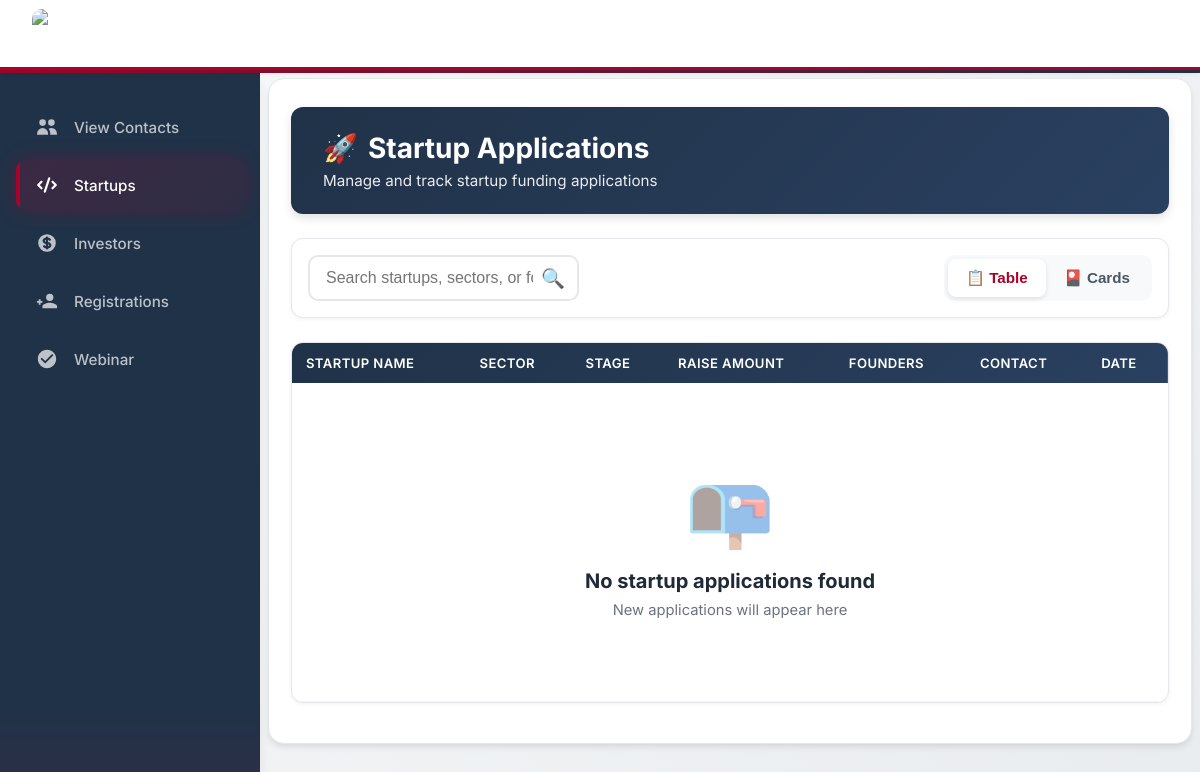
Before: /startup_list with the older database file.
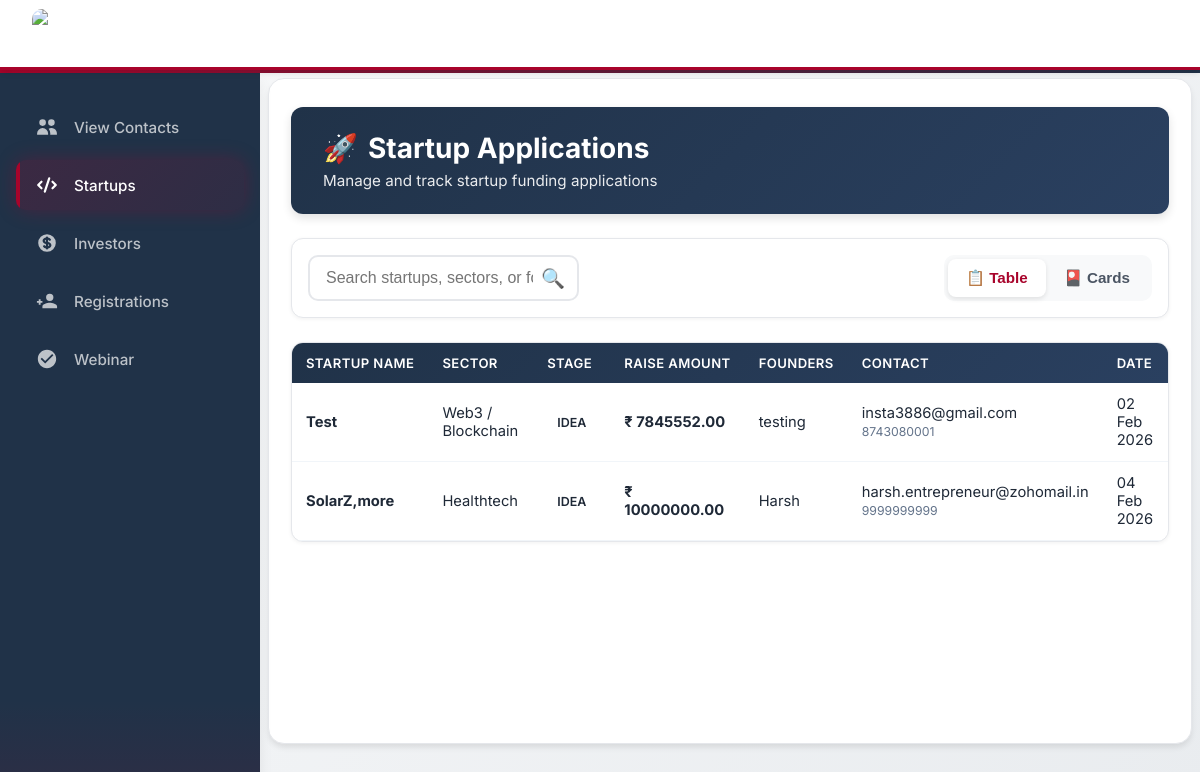
After: the same page with the newer database file.
### AurexApp/models.py (models this page shows)
class StartupApplication(models.Model):
    startup_name = models.CharField(max_length=255)
    incorporation_status = models.CharField(max_length=50)
    entity_type = models.CharField(max_length=50)
    incorporation_date = models.DateField(null=True, blank=True)
    website = models.CharField(max_length=255, blank=True)
    description = models.CharField(max_length=255)
    address = models.TextField()
    sector = models.CharField(max_length=100)
    founders = models.CharField(max_length=255)
    designations = models.CharField(max_length=255)
    full_time = models.CharField(max_length=10)
    linkedin = models.TextField(blank=True)
    experience = models.TextField(blank=True)
    email = models.EmailField()
    phone = models.CharField(max_length=20)
    stage = models.CharField(max_length=50)
    bootstrapped = models.CharField(max_length=10)
    capital = models.DecimalField(max_digits=15, decimal_places=2, null=True, blank=True)
    revenue = models.DecimalField(max_digits=15, decimal_places=2, null=True, blank=True)
    burn = models.DecimalField(max_digits=15, decimal_places=2, null=True, blank=True)
    traction = models.TextField(blank=True)
    raise_amount = models.DecimalField(max_digits=15, decimal_places=2)
    funding_stage = models.CharField(max_length=50)
    purpose = models.TextField()
    pitch_deck = models.FileField(upload_to="pitch_decks/", null=True, blank=True)
    created_at = models.DateTimeField(auto_now_add=True)
    def __str__(self):
        return self.startup_name

### AurexApp/views.py (the view)
# urls.py: path("startup_list", startup_list, name="startup_list"),
def startup_list(request):
    startups = StartupApplication.objects.all().order_by("created_at")
    print(startups)
    return render(request, "startup.html", {
        "startups": startups,
    })

### AurexApp/templates/startup.html (shortened to what this page needs)
{% extends "base.html" %}
{% block content %}
<div class="container">
    <div class="header">
        <div class="header-left">
            <h1><span>🚀</span> Startup Applications</h1>
            <p>Manage and track startup funding applications</p>
        </div>
    </div>
    <div class="controls">
        <div class="search-box">
            <input type="text" id="searchInput" placeholder="Search startups, sectors, or founders..." onkeyup="filterStartups()">
            <span class="search-icon">🔍</span>
        </div>
        <div class="view-toggle">
            <button id="tableBtn" class="view-btn active" onclick="showTable()">📋 Table</button>
            <button id="gridBtn" class="view-btn" onclick="showGrid()">🎴 Cards</button>
        </div>
    </div>
    <div id="tableView">
        <div class="table-wrapper">
            <table id="startupTable">
                <thead>
                    <tr>
                        <th>Startup Name</th>
                        <th>Sector</th>
                        <th>Stage</th>
                        <th>Raise Amount</th>
                        <th>Founders</th>
                        <th>Contact</th>
                        <th>Date</th>
                    </tr>
                </thead>
                <tbody>
                    {% for s in startups %}
                    <tr onclick="window.location='{% url 'startup_detail' s.id %}'">
                        <td><strong>{{ s.startup_name }}</strong></td>
                        <td>{{ s.sector|default:"—" }}</td>
                        <td>
                            <span class="badge badge-{{ s.stage|lower|cut:' '|cut:'-' }}">
                                {{ s.stage|default:"—" }}
                            </span>
                        </td>
                        <td><strong>₹ {{ s.raise_amount|default:"—" }}</strong></td>
                        <td>{{ s.founders|default:"—" }}</td>
                        <td>
                            {{ s.email|default:"—" }}<br>
                            <small style="color:#64748b;">{{ s.phone|default:"—" }}</small>
                        </td>
                        <td>{{ s.created_at|date:"d M Y"|default:"—" }}</td>
                    </tr>
                    {% empty %}
                    <tr>
                        <td colspan="7">
                            <div class="empty-state">
                                <div class="empty-state-icon">📭</div>
                                <h3>No startup applications found</h3>
                                <p>New applications will appear here</p>
                            </div>
                        </td>
                    </tr>
                    {% endfor %}
                </tbody>
            </table>
        </div>
    </div>
</div>
{% endblock %}

Changed rows visible on the page:
added StartupApplication: startup_name "Test", sector "Web3 / Blockchain", stage "IDEA", raise_amount "7845552.00", founders "testing", email "insta3886@gmail.com", phone "8743080001", created_at "02 Feb 2026"
added StartupApplication: startup_name "SolarZ,more", sector "Healthtech", stage "IDEA", raise_amount "10000000.00", founders "Harsh", email "harsh.entrepreneur@zohomail.in", phone "9999999999", created_at "04 Feb 2026"
Other visible differences:
text no longer shown: "📭 No startup applications found New applications will appear here"
